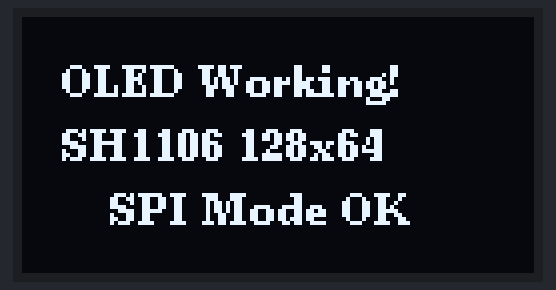
Recording of a sketch running on a simulated ESP32. Shown: 128×64 one-colour display. What the sketch prints to the serial monitor is not drawn.

Above: at 2.1 s.
At 4.2 s:
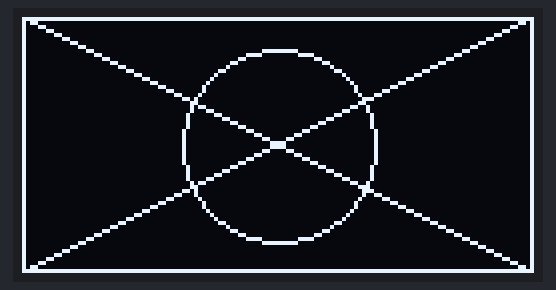

Measured:
- what the display in image 0 shows lasts 2.0 s, from 2.1 s to 4.1 s

The sketch:

OLED_Test.ino
```cpp
/*
 * OLED SPI Hardware Test — SH1106 128x64
 *
 * Wiring:
 *   OLED D0 (CLK)  → D18 (GPIO18)
 *   OLED D1 (MOSI) → D23 (GPIO23)
 *   OLED RES (RST) → D15 (GPIO15)
 *   OLED DC        → D4  (GPIO4)
 *   OLED CS        → D5  (GPIO5)
 *   OLED VCC       → 3V3
 *   OLED GND       → GND
 *
 * Watch Serial Monitor at 115200 baud
 */

#include <U8g2lib.h>
#include <SPI.h>

#define OLED_CS   5
#define OLED_DC   4
#define OLED_RST  15
#define OLED_MOSI 23
#define OLED_CLK  18

U8G2_SH1106_128X64_NONAME_F_4W_HW_SPI oled(U8G2_R0, OLED_CS, OLED_DC, OLED_RST);

void setup() {
  Serial.begin(115200);
  delay(1000);
  Serial.println("\n=== OLED SPI Test ===");

  bool ok = oled.begin();
  Serial.printf("oled.begin(): %s\n", ok ? "OK" : "FAILED — check wiring");
  if (!ok) return;

  // Test 1: fill screen
  Serial.println("Test 1: fill screen...");
  oled.clearBuffer();
  oled.setDrawColor(1);
  oled.drawBox(0, 0, 128, 64);
  oled.sendBuffer();
  delay(1000);

  // Test 2: text
  Serial.println("Test 2: text...");
  oled.clearBuffer();
  oled.setFont(u8g2_font_ncenB08_tr);
  oled.drawStr(10, 20, "OLED Working!");
  oled.drawStr(10, 36, "SH1106 128x64");
  oled.drawStr(22, 52, "SPI Mode OK");
  oled.sendBuffer();
  delay(2000);

  // Test 3: shapes
  Serial.println("Test 3: shapes...");
  oled.clearBuffer();
  oled.drawFrame(0, 0, 128, 64);
  oled.drawLine(0, 0, 127, 63);
  oled.drawLine(127, 0, 0, 63);
  oled.drawCircle(64, 32, 24);
  oled.sendBuffer();

  Serial.println("\nAll tests done — check the screen.");
}

void loop() {}
```
